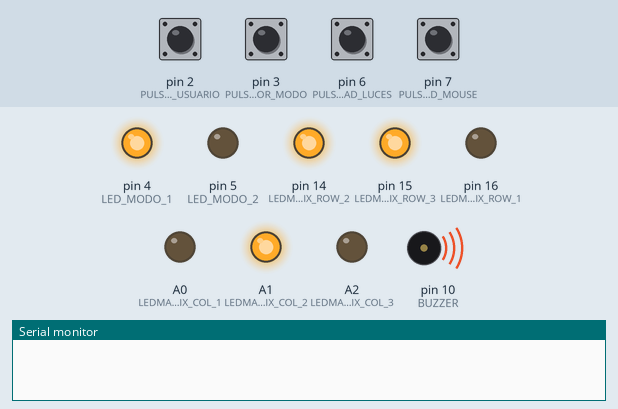
A sketch run on a simulated Arduino Leonardo, built with avr-gcc and run on an emulated ATmega32U4. Parts: output pins drawn as LEDs (lit = HIGH), buzzer (waves = sounding), the last lines printed to the serial monitor. Dashed ring = blinking. The test bench sets the inputs (shaded band); at power-on: pin 2 (PULSADOR_USUARIO), pin 3 (PULSADOR_MODO), pin 6 (PULSADOR_VELOCIDAD_LUCES), pin 7 (PULSADOR_VELOCIDAD_MOUSE) LOW.

Above: at 1.2 s.
1.3 s: pin 6 (PULSADOR_VELOCIDAD_LUCES) pulled HIGH for 1 s
4.3 s: pin 3 (PULSADOR_MODO) pulled HIGH for 0.15 s
At 5.42 s:
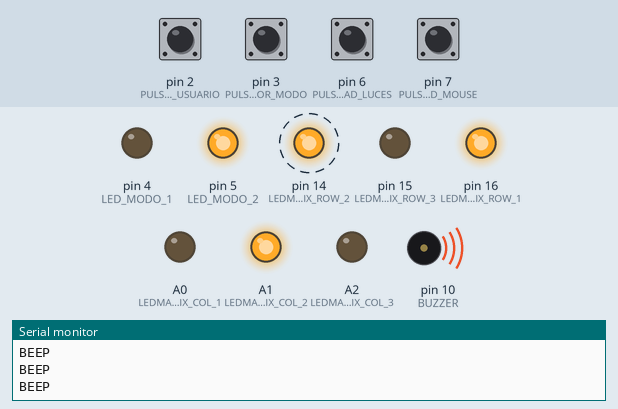
7.3 s: pin 3 (PULSADOR_MODO) pulled HIGH for 1 s
At 7.42 s:
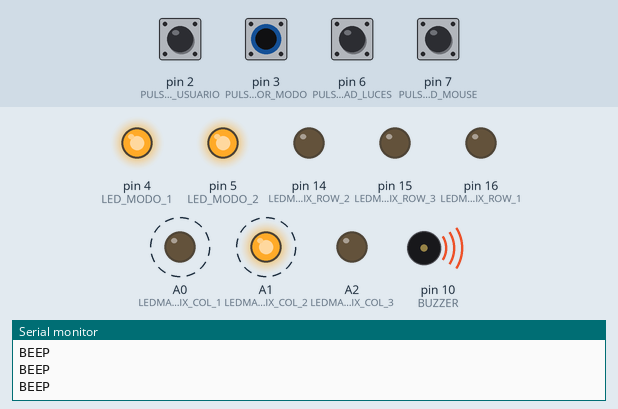
10.3 s: pin 2 (PULSADOR_USUARIO) pulled HIGH for 0.15 s
At 10.43 s:
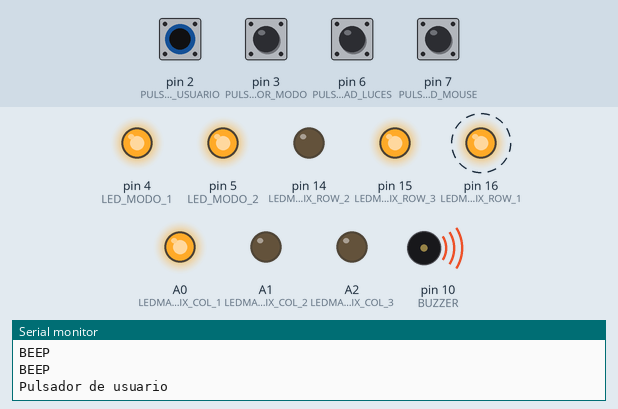
13.3 s: pin 3 (PULSADOR_MODO) pulled HIGH for 0.15 s
At 14.5 s:
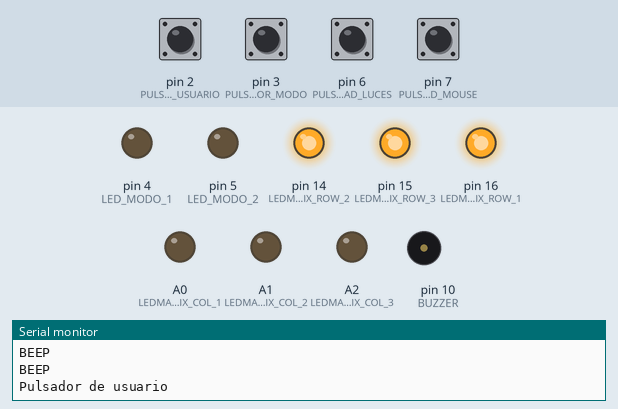
14.9 s: pin 7 (PULSADOR_VELOCIDAD_MOUSE) pulled HIGH for 1 s
At 16.15 s:
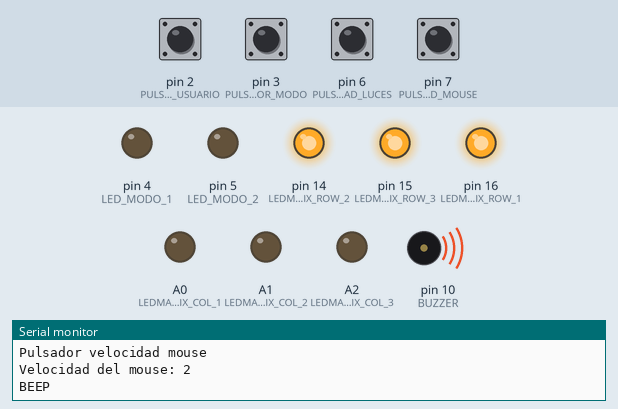
Timing chart, 0 to 17.9 s (numbered marks = the images above; inputs shaded):
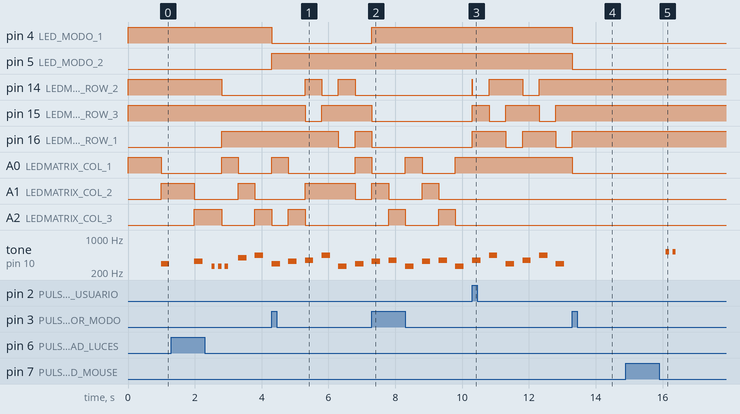

Measured:
- after the input at 4.3 s, pin 4 (LED_MODO_1): HIGH → LOW at once; pin 5 (LED_MODO_2): LOW → HIGH at once; pin 16 (LEDMATRIX_ROW_1): HIGH → LOW after 2.0 s instead of 1.5 s
- after the input at 7.3 s, pin 4 (LED_MODO_1): LOW → HIGH at once; pin 14 (LEDMATRIX_ROW_2): stops changing and stays LOW
- after the input at 10.3 s, pin 14 (LEDMATRIX_ROW_2): goes HIGH 0.01 s, LOW 0.50 s, HIGH 1.0 s, LOW 0.50 s, then HIGH, starting at once; pin 15 (LEDMATRIX_ROW_3): goes HIGH 0.51 s, LOW 0.50 s, HIGH 1.0 s, LOW 0.50 s, then HIGH, starting at once
- after the input at 13.3 s, pin 4 (LED_MODO_1), pin 5 (LED_MODO_2): HIGH → LOW at once
- after the input at 14.9 s, tone on pin 10 (BUZZER): alternates 523 Hz for 0.10 s and silent for 0.10 s, 4 changes in all, then stays silent, starting after 1.2 s
- by itself, pin 14 (LEDMATRIX_ROW_2): alternates HIGH for 0.50 s and LOW for 0.50 s
- by itself, A0 (LEDMATRIX_COL_1), A1 (LEDMATRIX_COL_2), A2 (LEDMATRIX_COL_3): alternates HIGH for 0.50 s and LOW for 1.0 s
- by itself, tone on pin 10 (BUZZER): plays 349 Hz for 0.25 s, 440 Hz for 0.25 s, 293 Hz for 0.25 s, 349 Hz for 0.25 s, 440 Hz for 0.25 s, 293 Hz for 0.25 s

The sketch:

Programa.ino
```cpp
//---------------------------------------------------------------- Pines
/*
  Pin   | Port map  | Características   | Función                   | Descripción
  ---   | --------- | ----------------- | ------------------------- | --------------------------
    0	  | PD3       | Rx, INT3          | USB                       |
    1	  | PD2       | Tx, INT2          | USB                       |
    2	  | PD1       | INT1              | Pulsador user             | Pulsador grande selección
    3	  | PD0       | INT0              | Pulsador modos            | Pulsador cambio de modos
    4	  | PD4       |                   | Led modo (1)              | Indicación modo (1)
    5	  | PC6       | PWM               | Led modo (2)              | Indicación modo (2)
    6	  | PD7       |                   | Pulsador Velocidad Luces  |
    7	  | PE6       | INT6              | Pulsador Velocidad Mouse  |
    8	  | PB4       |                   | Bluetooth                 | Rx BT / Tx Arduino
    9	  | PB5       | PWM               | Bluetooth                 | Tx BT / Rx Arduino
    10	| PB6       | PWM               | Buzzer                    |
    16	| PB2       | LEDMATRIX_ROW_1   |                           |
    14	| PB3       | LEDMATRIX_ROW_2   |                           |
    15	| PB1       | LEDMATRIX_ROW_3   |                           |
    A0	| PF7       | LEDMATRIX_COL_1   |                           |
    A1	| PF6       | LEDMATRIX_COL_2   |                           |
    A2	| PF5       | LEDMATRIX_COL_3   |                           |
    A3	| PF4       |                   |                           |
*/

//---------------------------------------------------------------- Librerías
#include <Mouse.h>
#include <Keyboard.h>
#include <SoftwareSerial.h>

//---------------------------------------------------------------- Declaraciones
#define MAX_VEL_LEDS 3    // (1) 0.5 seg - (2) 1 seg - (3) 2 seg
#define MAX_MODOS 3       // (1)Mouse de 1 capa - (2)Mouse de 2 capas - (3)Pictograma
#define MAX_VEL_MOUSE 3
#define SONIDO_DEL_MAL

const int PULSADOR_USUARIO = 2,
          PULSADOR_MODO = 3,
          LED_MODO_1 = 4,
          LED_MODO_2 = 5,
          PULSADOR_VELOCIDAD_LUCES = 6,
          PULSADOR_VELOCIDAD_MOUSE = 7,
          BLUETOOTH_TX = 8,
          BLUETOOTH_RX = 9,
          BUZZER = 10,
          LEDMATRIX_COL_1 = A0,
          LEDMATRIX_COL_2 = A1,
          LEDMATRIX_COL_3 = A2,
          LEDMATRIX_ROW_1 = 16,
          LEDMATRIX_ROW_2 = 14,
          LEDMATRIX_ROW_3 = 15;
SoftwareSerial BT(BLUETOOTH_RX, BLUETOOTH_TX);  //ArudinoRX ArduinoTX, se conectan al revés con el módulo BT

// Matriz leds
const int MATRIZ_LED[2][3] = {{LEDMATRIX_COL_1, LEDMATRIX_COL_2, LEDMATRIX_COL_3},
                              {LEDMATRIX_ROW_1, LEDMATRIX_ROW_2, LEDMATRIX_ROW_3}};

const int LEDS_ID[3][3] = { {7, 8, 9},
                            {4, 5, 6},
                            {1, 2, 3}};

bool arrayLedsEncendidos[3][3] = {{0, 0, 0},
                                  {0, 0, 0},
                                  {0, 0, 0}};

int matrizFila = 0, matrizColumna = 0;
bool columnaSelecionada = 0;
bool userInput = 0;

// Modos
const int SECUENCIA_MODO_2[2][5][2] = { {{1,0},{0,1},{2,1},{1,2},{1,1}},
                                        {{0,0},{2,0},{0,2},{2,2},{1,1}}};
int indexSecuenciaModo2 = 0;
bool capaModo2 = 0;

// Pulsadores
const int TIME_THRESHOLD = 200;
long startTimePulsadorUsuario = 0, startTimePulsadorModo = 0, startTimePulsadorVelLuces = 0, startTimePulsadorVelMouse = 0;
int lastPulsVelLucesState = 0, lastPulsVelMouseState = 0;

const int MOUSE_THRESHOLD = 100;
long mouseLastReady = 0;

// Buzzer
const int TONOS_MODO_1[3][3] = {  {261, 293, 329},
                                  {349, 392, 440},
                                  {493, 523, 587}};
const int TONOS_MODO_2[2][5] = {  {261, 293, 329, 349, 440},
                                  {523, 587, 659, 698, 784}};
const int TONOS_MODO_3[2][3] = {  {261, 329, 349},
                                  {293, 349, 440}};


int buzzerCounter = 0, avisoBuzzerActivo = 0, avisoTone;
// BUZZER_TIME_ON en ms, BUZZER_TIME_OFF * 10 para ms
const int BUZZER_TIME_ON = 100, BUZZER_TIME_OFF = 20; // Pausa entre beeps = BUZZER_TIME_OFF - BUZZER_TIME_ON
const int BUZZER_SECUENCIA_TIME_ON = 250;


// Timers: Calculo OCR = t * (f / PS)
// OCR1A, TCCR1B -> CS10
//const int TIMER1_INTERRUPTS[MAX_VEL_LEDS][2] = {{31250, 0},    // 0.5 seg, PS: 256   OCR: 31250
//                                                {65000, 0},    // 1 seg,   PS: 256   OCR: 65000
//                                                {31250, 1}};   // 2 seg,   PS: 1024  OCR: 31250
const int TIMER1_INTERRUPTS[] = {200, 100, 50};
int timer1InterruptIndex = 1;
int timer1InterruptCounter = 0, timer1InterruptThreshold = 100;

// Mouse
int modo = 1, velMouse = 1, range = 5, mov = range * velMouse, comando; //comando almacena datos bluetooth

//---------------------------------------------------------------- Setup
void setup() {
  pinMode(LED_MODO_1, OUTPUT);
  pinMode(LED_MODO_2, OUTPUT);
  pinMode(LEDMATRIX_COL_1, OUTPUT);
  pinMode(LEDMATRIX_COL_2, OUTPUT);
  pinMode(LEDMATRIX_COL_3, OUTPUT);
  pinMode(LEDMATRIX_ROW_1, OUTPUT);
  pinMode(LEDMATRIX_ROW_2, OUTPUT);
  pinMode(LEDMATRIX_ROW_3, OUTPUT);
  pinMode(PULSADOR_VELOCIDAD_LUCES, INPUT);
  pinMode(PULSADOR_VELOCIDAD_MOUSE, INPUT);
  noInterrupts();
  //Timers
  setupTimer1();
  // Interrupciones de pulsador por rising edge
  attachInterrupt(digitalPinToInterrupt(PULSADOR_USUARIO), selectorGeneral, RISING);
  attachInterrupt(digitalPinToInterrupt(PULSADOR_MODO), selectorModo, RISING);
  interrupts();
  //USB
  //BT
  //Valores iniciales
  configuracionModo();
  Serial.begin(9600);
  // Keyboard.begin();
  // BT.begin(9600);
}

//---------------------------------------------------------------- Loop
void loop() {
  if (userInput == 1 && (modo == 1 || modo == 2))
    mouseControl();
  pulsadorVelocidadLucesPooling();
  pulsadorVelocidadMousePooling();
  Bluetooth();
  if (avisoBuzzerActivo > 0 && buzzerCounter >= BUZZER_TIME_OFF){
    avisoCambioVelBuzzer();
    Serial.println("BEEP");
  }
}

//---------------------------------------------------------------- ISR
// Interrupción Timer 1 que realiza la secuencia de encendido de leds
ISR(TIMER1_COMPA_vect) {
  timer1InterruptCounter++;
  if(timer1InterruptCounter == timer1InterruptThreshold){
    timer1InterruptCounter = 0;
    switch(modo) {
      case 1:
        secuenciaLedIndividual();
        break;
      case 2:
        secuenciaLedPorCapas();
        break;
      case 3:
        if(!columnaSelecionada)
          secuenciaColumnas();
        else
          secuenciaLedPorColumna();
        break;
      default:
        break;
    }
  }
  if(avisoBuzzerActivo != 0)
    buzzerCounter++;
}

// Interrupción por rising edge del pulsador de usuario
void selectorGeneral(){
  // Debounce del pulsador
  if(millis() - startTimePulsadorUsuario > TIME_THRESHOLD){
    startTimePulsadorUsuario = millis();
    TCNT1 = 0; // Se limpia el contador del timer 1
    Serial.println("Pulsador de usuario");
    if(!userInput){
      switch(modo){
        case 1:
          TIMSK1 &= ~(1 << OCIE1A);   // Output compare Timer1 A Interrupt Disable
          userInput = !userInput;
          break;

        case 2:
          TIMSK1 &= ~(1 << OCIE1A);   // Output compare Timer1 A Interrupt Disable
          userInput = !userInput;
          break;

        case 3:
          if(!columnaSelecionada){
            apagarLeds();
            digitalWrite(MATRIZ_LED[1][matrizFila], LOW);
            digitalWrite(MATRIZ_LED[0][matrizColumna], HIGH);
          }
          else{
            userInput = !userInput;
            TIMSK1 &= ~(1 << OCIE1A);   // Output compare Timer1 A Interrupt Disable
          }
          columnaSelecionada = !columnaSelecionada;
          break;
      }
    }
    else{
      TIMSK1 |= (1 << OCIE1A);    // Output compare Timer1 A Interrupt Enable
      userInput = !userInput;
      if(modo == 3){
        configuracionModo();
      }
    }
  }
}

// Interrupción por rising edge del pulsador selector de modo
void selectorModo(){
  if(millis() - startTimePulsadorModo > TIME_THRESHOLD){
    startTimePulsadorModo = millis();
    modo == MAX_MODOS ? modo = 0 : modo++;
    configuracionModo();
  }
}

//---------------------------------------------------------------- Funciones
void setupTimer1(){
  TCCR1A = 0;
  TCCR1B = 0;
  TCNT1 = 0;
  OCR1A = 20000;
  timer1InterruptIndex = 1;
  TCCR1B |= (1 << WGM12);   //CTC
  TCCR1B |= (1 << CS11);    // Prescaler 256
  TIMSK1 |= (1 << OCIE1A);  // Output compare Timer1 A Interrupt Enable
}

void configuracionModo(){
  noTone(BUZZER);
  digitalWrite(LED_MODO_1, LOW);
  digitalWrite(LED_MODO_2, LOW);
  apagarLeds();
  TIMSK1 &= ~(1 << OCIE1A);   // Output compare Timer1 A Interrupt Disable
  matrizFila = 0;
  matrizColumna = 0;
  userInput = 0;
  columnaSelecionada = 0;
  for (int i = 0; i < 3; i++) {
    for (int j = 0; j < 3; j++) {
      arrayLedsEncendidos[i][j] = 0;
    }
  }
  switch(modo){
    case 1:
      digitalWrite(LED_MODO_1, HIGH);
      digitalWrite(MATRIZ_LED[1][matrizFila], LOW);
      digitalWrite(MATRIZ_LED[0][matrizColumna], HIGH);
      break;

    case 2:
      capaModo2 = 0;
      digitalWrite(LED_MODO_2, HIGH);
      indexSecuenciaModo2 = 0;
      digitalWrite(MATRIZ_LED[0][SECUENCIA_MODO_2[capaModo2][indexSecuenciaModo2][0]], HIGH);
      digitalWrite(MATRIZ_LED[1][SECUENCIA_MODO_2[capaModo2][indexSecuenciaModo2][1]], LOW);
      break;

    case 3:
      digitalWrite(LED_MODO_1, HIGH);
      digitalWrite(LED_MODO_2, HIGH);
      for(int fila = 0; fila < 3; fila++){
        digitalWrite(MATRIZ_LED[1][fila], LOW);
      }
      digitalWrite(MATRIZ_LED[0][matrizColumna], HIGH);
      break;

    default:
      // En modo 0 se podría poner en bajo consumo, desactivando las interrupciones del clock
      break;
  }
  TIMSK1 |= (1 << OCIE1A);  // Output compare Timer1 A Interrupt Enable
}

void apagarLeds(){
  for(int columna = 0; columna < 3; columna++){
    digitalWrite(MATRIZ_LED[0][columna], LOW);
  }
  for(int fila = 0; fila < 3; fila++){
    digitalWrite(MATRIZ_LED[1][fila], HIGH);
  }
}

int estado() {
  for (int i = 0; i < 3; i++) {
    for (int j = 0; j < 3; j++) {
      if (arrayLedsEncendidos[i][j]) {
        return LEDS_ID[i][j];
      }
    }
  }
  return -1;
}

void secuenciaLedIndividual() {
  digitalWrite(MATRIZ_LED[1][matrizFila], HIGH);
  digitalWrite(MATRIZ_LED[0][matrizColumna], LOW);
  arrayLedsEncendidos[matrizFila][matrizColumna] = 0;
  matrizColumna++;
  if(matrizColumna > 2){
    matrizColumna = 0;
    matrizFila == 2 ? matrizFila = 0 : matrizFila++;
  }
  digitalWrite(MATRIZ_LED[1][matrizFila], LOW);
  digitalWrite(MATRIZ_LED[0][matrizColumna], HIGH);
  arrayLedsEncendidos[matrizFila][matrizColumna] = 1;
  #ifdef SONIDO_DEL_MAL
    if(avisoBuzzerActivo == 0)
      tone(BUZZER, TONOS_MODO_1[matrizFila][matrizColumna], BUZZER_SECUENCIA_TIME_ON);
  #endif
}

void secuenciaColumnas(){
  digitalWrite(MATRIZ_LED[0][matrizColumna], LOW);
  matrizColumna == 2 ? matrizColumna = 0 : matrizColumna++;
  digitalWrite(MATRIZ_LED[0][matrizColumna], HIGH);
  #ifdef SONIDO_DEL_MAL
    if(avisoBuzzerActivo == 0)
      tone(BUZZER, TONOS_MODO_3[0][matrizColumna], BUZZER_SECUENCIA_TIME_ON);
  #endif
}

void secuenciaLedPorColumna(){
  digitalWrite(MATRIZ_LED[1][matrizFila], HIGH);
  arrayLedsEncendidos[matrizFila][matrizColumna] = 0;
  matrizFila == 2 ? matrizFila = 0 : matrizFila++;
  digitalWrite(MATRIZ_LED[1][matrizFila], LOW);
  arrayLedsEncendidos[matrizFila][matrizColumna] = 1;
  #ifdef SONIDO_DEL_MAL
    if(avisoBuzzerActivo == 0)
      tone(BUZZER, TONOS_MODO_3[1][matrizFila], BUZZER_SECUENCIA_TIME_ON);
  #endif
}

void secuenciaLedPorCapas(){
  digitalWrite(MATRIZ_LED[0][SECUENCIA_MODO_2[capaModo2][indexSecuenciaModo2][0]], LOW);
  digitalWrite(MATRIZ_LED[1][SECUENCIA_MODO_2[capaModo2][indexSecuenciaModo2][1]], HIGH);
  arrayLedsEncendidos[SECUENCIA_MODO_2[capaModo2][indexSecuenciaModo2][1]][SECUENCIA_MODO_2[capaModo2][indexSecuenciaModo2][0]] = 0;
  indexSecuenciaModo2 == 4 ? indexSecuenciaModo2 = 0 : indexSecuenciaModo2++;
  digitalWrite(MATRIZ_LED[0][SECUENCIA_MODO_2[capaModo2][indexSecuenciaModo2][0]], HIGH);
  digitalWrite(MATRIZ_LED[1][SECUENCIA_MODO_2[capaModo2][indexSecuenciaModo2][1]], LOW);
  arrayLedsEncendidos[SECUENCIA_MODO_2[capaModo2][indexSecuenciaModo2][1]][SECUENCIA_MODO_2[capaModo2][indexSecuenciaModo2][0]] = 1;
  #ifdef SONIDO_DEL_MAL
    if(avisoBuzzerActivo == 0)
      tone(BUZZER, TONOS_MODO_2[capaModo2][indexSecuenciaModo2], BUZZER_SECUENCIA_TIME_ON);
  #endif
}

// Capaz se puede usar la misma función de pooling pasando como argumentos las distintas variables de interés para cada pulsador
void pulsadorVelocidadLucesPooling(){
  int lectura = digitalRead(PULSADOR_VELOCIDAD_LUCES);

  if (lastPulsVelLucesState == LOW && lectura != lastPulsVelLucesState) {
    startTimePulsadorVelLuces = millis();
  }
  if ((millis() - startTimePulsadorVelLuces) > TIME_THRESHOLD) {
    if (lastPulsVelLucesState == HIGH && lectura != lastPulsVelLucesState) {
      Serial.println("Pulsador velocidad luces");
      cambioVelocidadLuces();
    }
  }
  lastPulsVelLucesState = lectura;
}

void cambioVelocidadLuces(){
  Serial.println("Velocidad de display");
  noInterrupts();
  timer1InterruptIndex == MAX_VEL_LEDS - 1 ? timer1InterruptIndex = 0 : timer1InterruptIndex++;
  avisoBuzzerActivo = timer1InterruptIndex + 1;
  avisoTone = 261;
  Serial.print("Index: ");
  Serial.println(timer1InterruptIndex);
  timer1InterruptThreshold = TIMER1_INTERRUPTS[timer1InterruptIndex];
  Serial.print("Threshold: ");
  Serial.println(timer1InterruptThreshold);
  timer1InterruptCounter = 0;
  interrupts();
}

void pulsadorVelocidadMousePooling(){
  int lectura = digitalRead(PULSADOR_VELOCIDAD_MOUSE);

  if (lastPulsVelMouseState == LOW && lectura != lastPulsVelMouseState) {
    startTimePulsadorVelMouse = millis();
  }
  if ((millis() - startTimePulsadorVelMouse) > TIME_THRESHOLD) {
    if (lastPulsVelMouseState == HIGH && lectura != lastPulsVelMouseState) {
      Serial.println("Pulsador velocidad mouse");
      cambioVelocidadMouse();
    }
  }
  lastPulsVelMouseState = lectura;
}

void cambioVelocidadMouse(){
  velMouse == MAX_VEL_MOUSE ? velMouse = 1 : velMouse++;
  Serial.print("Velocidad del mouse: ");
  Serial.println(velMouse);
  avisoBuzzerActivo = velMouse;
  avisoTone = 523;
  mov = velMouse*range;
}

void avisoCambioVelBuzzer(){
  noTone(BUZZER);
  tone(BUZZER, avisoTone, BUZZER_TIME_ON);
  buzzerCounter = 0;
  avisoBuzzerActivo--;
}

bool mouseReady(){
  return (millis() - mouseLastReady) > MOUSE_THRESHOLD;
}

void mouseControl() {
  switch (estado()) {
    //    case 7:
    //      Keyboard.press(KEY_ESC); //tecla escape posible necesidad de pequeña espera
    //      Keyboard.release(KEY_ESC);
    //      break;
    case 8:
      if(mouseReady()){
        mouseLastReady = millis();
        Serial.println("Mouse arriba"); //cambiar 20 por mov
        Mouse.move(0, (-mov), 0); //flecha arriba    10=range varias experimentalmente
      }
      break;
    // case 9:

    // break;
    case 4:
    if(mouseReady()){
        mouseLastReady = millis();
        Serial.println("Mouse izquierda");
        Mouse.move(-(mov), 0, 0); //flecha izquierda
      }
      break;
    case 5:
      if(modo == 2)
        capaModo2 = !capaModo2;
      TIMSK1 |= (1 << OCIE1A);    // Output compare Timer1 A Interrupt Enable
      userInput = !userInput;
      break;
    case 6:
      if(mouseReady()){
        mouseLastReady = millis();
        Serial.println("Mouse derecha");
        Mouse.move((mov), 0, 0); //flecha derecha
      }
      break;
    case 1:
      // Para los click se puede poner las opción que permita pulsar de nuevo capaz? Por el doble click,
      // salvo que sea otro led eso
      TIMSK1 |= (1 << OCIE1A);    // Output compare Timer1 A Interrupt Enable
      TIMSK0 &= ~(1 << OCIE0A);   // Output compare Timer3 A Interrupt Disable
      userInput = !userInput;
      Mouse.click(MOUSE_LEFT);
      break;
    case 2:
      if(mouseReady()){
        mouseLastReady = millis();
        Serial.println("Mouse abajo");
        Mouse.move(0, (mov), 0); //flecha abajo
      }
      break;
    case 3:
      TIMSK1 |= (1 << OCIE1A);    // Output compare Timer1 A Interrupt Enable
      TIMSK0 &= ~(1 << OCIE0A);   // Output compare Timer3 A Interrupt Disable
      userInput = !userInput;
      Mouse.click(MOUSE_RIGHT);   //click derecho
      break;
    default:
      break;
  }
}

void Bluetooth () { // a=arriba, b=below, d=derecha, i=izquierda, y=click izquierdo, z=click derecho
  if (BT.available() > 0) {    // lee el bluetooth y almacena en serial
    comando = BT.read();
    switch (comando) {
      case 'a':
        Mouse.move(0, -mov, 0);
        break;
      case 'b':
        Mouse.move(0, mov, 0);
        break;
      case 'd':
        Mouse.move(mov, 0, 0);
        break;
      case 'i':
        Mouse.move(-mov, 0, 0);
        break;
      case 'e':
        Keyboard.press(KEY_ESC); //tecla escape posible necesidad de pequeña espera
        Keyboard.release(KEY_ESC);
        break;

      case 'y':
        Mouse.click(MOUSE_LEFT);
        break;
      case 'z':
        Mouse.click(MOUSE_RIGHT);
        break;

        //agregar funciones de configuración
    }
  }
}
```
